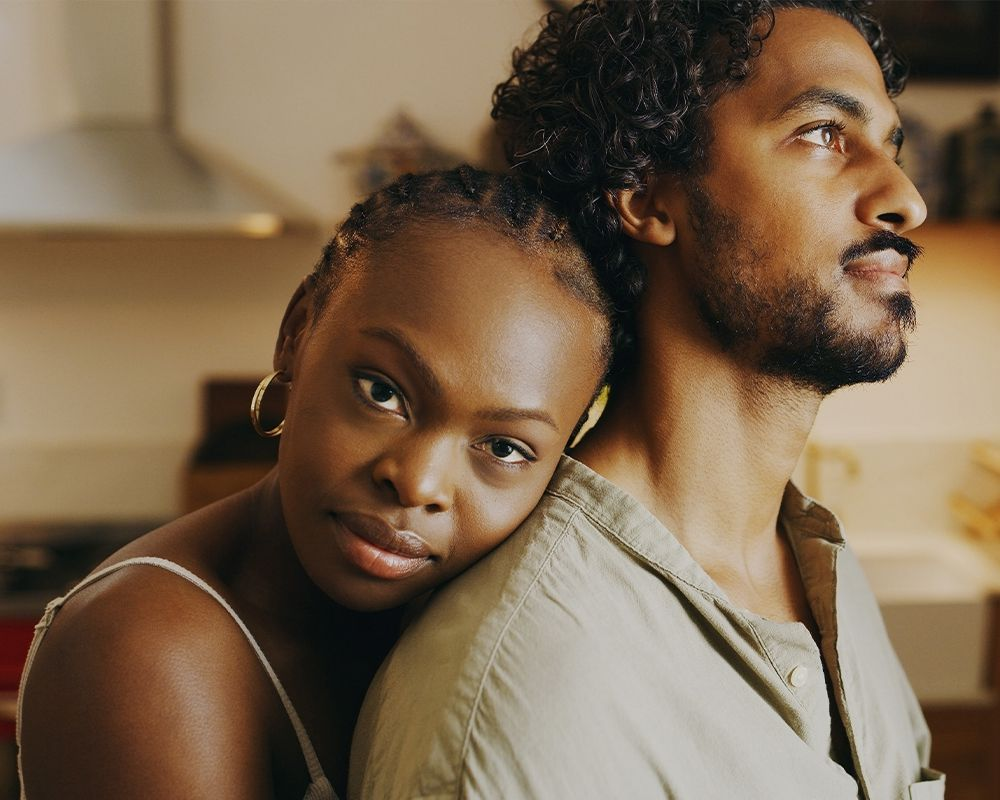
#> input picture photoEditor/imgs/picture.jpg, 1000 x 800 px, found by its file name; its folder holds only this picture in this run
$ python photoEditor.py
#> lines starting #> are read from the running program, lines starting #| are printed output that depends on the picture
from PIL import Image, ImageEnhance, ImageFilter
import os

path = 'C:\\Users\\joudj\\CODE.JJ\\photoEditor\\imgs'
pathOut = 'C:\\Users\joudj\\CODE.JJ\\photoEditor\\editedImgs'

for filename in os.listdir(path):
    img = Image.open(f"{path}/{filename}")
#> img is the input picture: PIL image 1000x800 RGB; mean R, G, B 123.7, 102.4, 79.1

    edit= img.filter(ImageFilter.SHARPEN).convert('L')
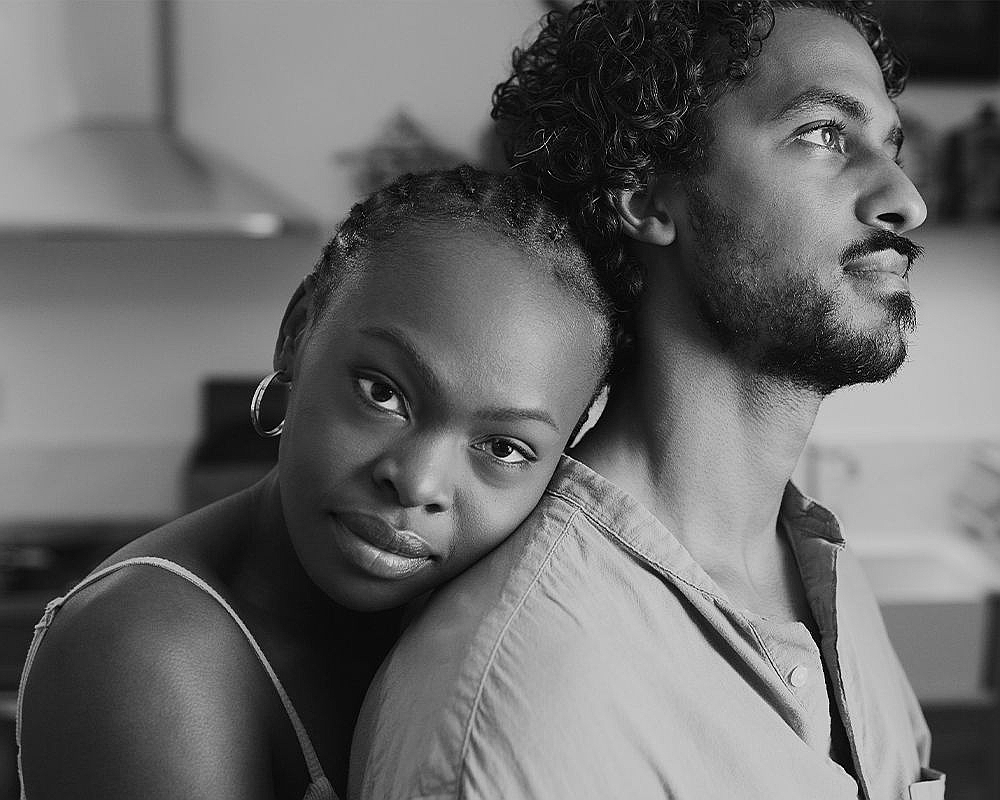
#> edit: PIL image 1000x800 L; min 0, max 255, mean 106.3


    clean_name = os.path.splitext(filename)[0]

    edit.save(f"{pathOut}/{clean_name}_edited.jpg")
